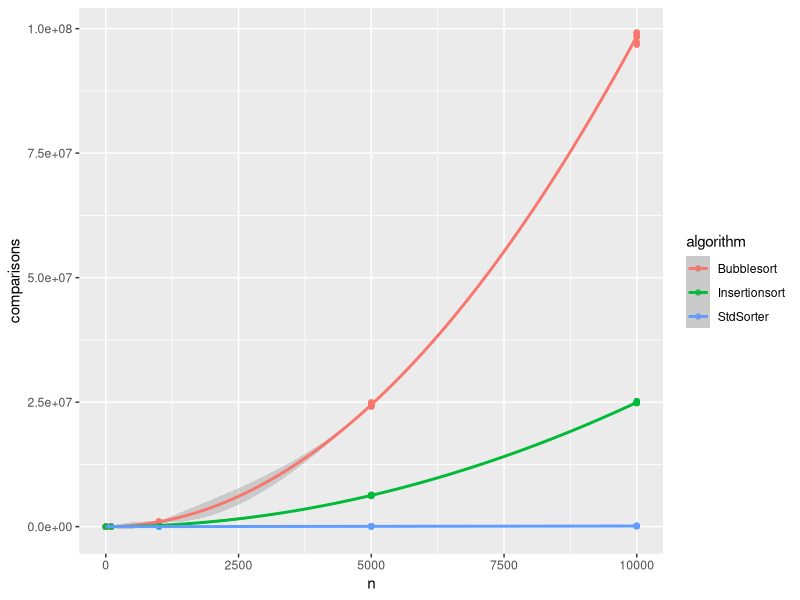

Source code (R):
#!/usr/bin/env Rscript

library(ggplot2)

data <- read.table("values.dat", header=TRUE)
ggplot(data, aes(n, comparisons, colour = algorithm)) + geom_point() + geom_smooth()
